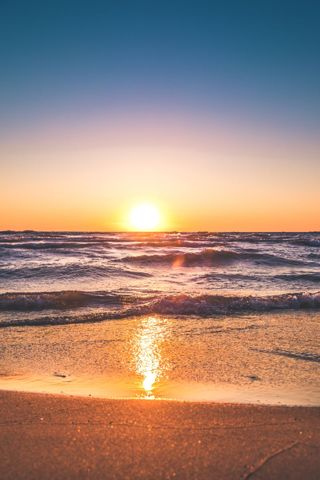
#> input picture backend/tests/fixtures/beach_test.jpg, 320 x 480 px
$ python -i scene_check.py   (imports and definitions only)
#> lines starting #> are read from the running program, lines starting #| are printed output that depends on the picture
#> further down, picture is the input picture: PIL image 320x480 RGB; mean R, G, B 159.4, 133.4, 121.6
"""
CLIP-based zero-shot scene-relevance checker (ONNX Runtime backend).

Runs before the litter detector and decides whether the uploaded image
plausibly shows a coastal/shoreline scene.

Decision logic
--------------
- Compute softmax probabilities over a small fixed prompt set.
- Sum the positive-prompt probabilities → relevance_score ∈ [0, 1].
- score ≥ WARN_THRESHOLD  → pass (run detection normally)
- score ∈ [BLOCK_THRESHOLD, WARN_THRESHOLD) → soft warning (run detection but flag)
- score < BLOCK_THRESHOLD → hard block (do not run detection)

Thresholds were calibrated empirically on a small test set (see tests/test_scene_check.py).
They are intentionally conservative: we would rather show a soft warning on a valid
edge case (night photo, close-up litter with no visible horizon) than hard-block real
coastal images.

Model loading
-------------
The vision tower of CLIP ViT-B/32 runs as an int8-quantized ONNX export
(``clip_vision_quantized.onnx``) on the onnxruntime already required by the
detector — no torch/open_clip dependency. The text tower is not needed at runtime: the prompt embeddings
for the fixed prompt set are pre-encoded once at build time and shipped as
``scene_text_embeddings.npz``.

Both artifacts are SHA-256 pinned (see app.config) and verified at load time.
Loading is lazy: the session is created on the first relevance request so the
idle service stays light. If either artifact is missing, fails its integrity
check, or does not match the prompt set, the checker falls back to a
pass-through that always returns score=1.0 so the rest of the pipeline is
unaffected.
"""

from __future__ import annotations

import hashlib
import logging
import threading
from dataclasses import dataclass
from pathlib import Path
from typing import Any

import numpy as np
from PIL import Image

from app.config import (
    DEFAULT_RELEVANCE_EMBEDDINGS_NAME,
    DEFAULT_RELEVANCE_EMBEDDINGS_SHA256,
    DEFAULT_RELEVANCE_VISION_MODEL_NAME,
    DEFAULT_RELEVANCE_VISION_SHA256,
    MODEL_DIR,
    Settings,
    load_settings,
)

logger = logging.getLogger("bluesentinel.api")

# ── Decision thresholds (calibrated on test set) ──────────────────────────────
WARN_THRESHOLD  = 0.35   # below this → show soft warning but still run
BLOCK_THRESHOLD = 0.15   # below this → hard block, don't run detection

# ── Prompt sets ───────────────────────────────────────────────────────────────
POSITIVE_PROMPTS = [
    "a photo of a beach or coastline",
    "a photo of a shoreline with sand and water",
    "an aerial or ground-level photo of a coastal area",
    "a photo of a sandy beach with ocean waves",
]

NEGATIVE_PROMPTS = [
    "a photo of a person or selfie",
    "a screenshot of a phone or computer screen",
    "a photo of an indoor room or interior",
    "a photo of food or a meal",
    "a photo of a document or text",
    "a close-up photo of an unrelated object",
    "a photo of a city street or urban environment",
]

ALL_PROMPTS = POSITIVE_PROMPTS + NEGATIVE_PROMPTS
N_POSITIVE = len(POSITIVE_PROMPTS)

# ── CLIP ViT-B/32 preprocessing (matches the model's training transform) ──────
_CLIP_SIZE = 224
_CLIP_MEAN = np.array([0.48145466, 0.4578275, 0.40821073], dtype=np.float32)
_CLIP_STD = np.array([0.26862954, 0.26130258, 0.27577711], dtype=np.float32)


@dataclass
class SceneCheckResult:
    relevance_score: float          # 0–1; higher = more coastal
    verdict: str                    # "pass" | "warn" | "block"
    available: bool                 # False when the relevance model is not loadable


# [12 lines left out: functions _softmax, _sha256_file, not called in this run]


def _preprocess_image(image: Image.Image) -> np.ndarray:
    """CLIP ViT-B/32 transform: resize shortest side to 224 (BICUBIC),
    center-crop 224×224, normalize with the CLIP mean/std, NCHW float32."""
    rgb = image.convert("RGB")
    width, height = rgb.size
#> width = 320; height = 480
    scale = _CLIP_SIZE / min(width, height)
#> scale = 0.7
    resized_w, resized_h = round(width * scale), round(height * scale)
#> resized_w = 224; resized_h = 336
    resized = rgb.resize((resized_w, resized_h), Image.BICUBIC)
    left = (resized_w - _CLIP_SIZE) // 2
#> left = 0
    top = (resized_h - _CLIP_SIZE) // 2
#> top = 56
    cropped = resized.crop((left, top, left + _CLIP_SIZE, top + _CLIP_SIZE))
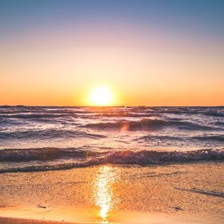
#> cropped: PIL image 224x224 RGB; mean R, G, B 190.3, 154.5, 134.2

    pixels = np.asarray(cropped, dtype=np.float32) * (1.0 / 255.0)
    pixels = (pixels - _CLIP_MEAN) / _CLIP_STD
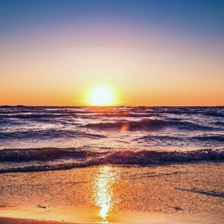
#> pixels: shape (224, 224, 3) float32; mean R, G, B 0.986, 0.566, 0.429; drawn with min black and max white
    return pixels.transpose(2, 0, 1)[None].astype(np.float32)


# [19 lines left out: function score_relevance, not called in this run]


class SceneChecker:
    """
    Zero-shot scene relevance scoring with an ONNX-quantized CLIP vision tower.
    Gracefully degrades to a pass-through if the model artifacts are missing,
    fail their SHA-256 integrity check, or do not match the prompt set.
    """

    # [66 lines left out: functions __init__, _load, not called in this run]

    @property
    def available(self) -> bool:
        return self._available

    # [21 lines left out: function check, not called in this run]

>>> from PIL import Image
>>> picture = Image.open('../../tests/fixtures/beach_test.jpg')
>>> result = _preprocess_image(picture)

$ run again, on backend/tests/fixtures/portrait_test.jpg
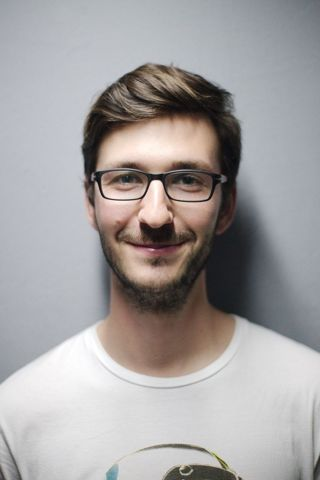
#> input picture backend/tests/fixtures/portrait_test.jpg, 320 x 480 px
#> picture is the input picture: PIL image 320x480 RGB; mean R, G, B 164.1, 160.8, 160.9
#> in _preprocess_image, `cropped = resized.crop((left, top, left + _CLIP_SIZE, top + _CLIP_SIZE))`:
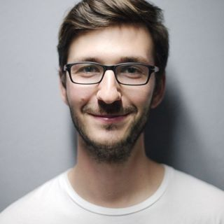
#> cropped: PIL image 224x224 RGB; mean R, G, B 154.5, 148.8, 147.9
